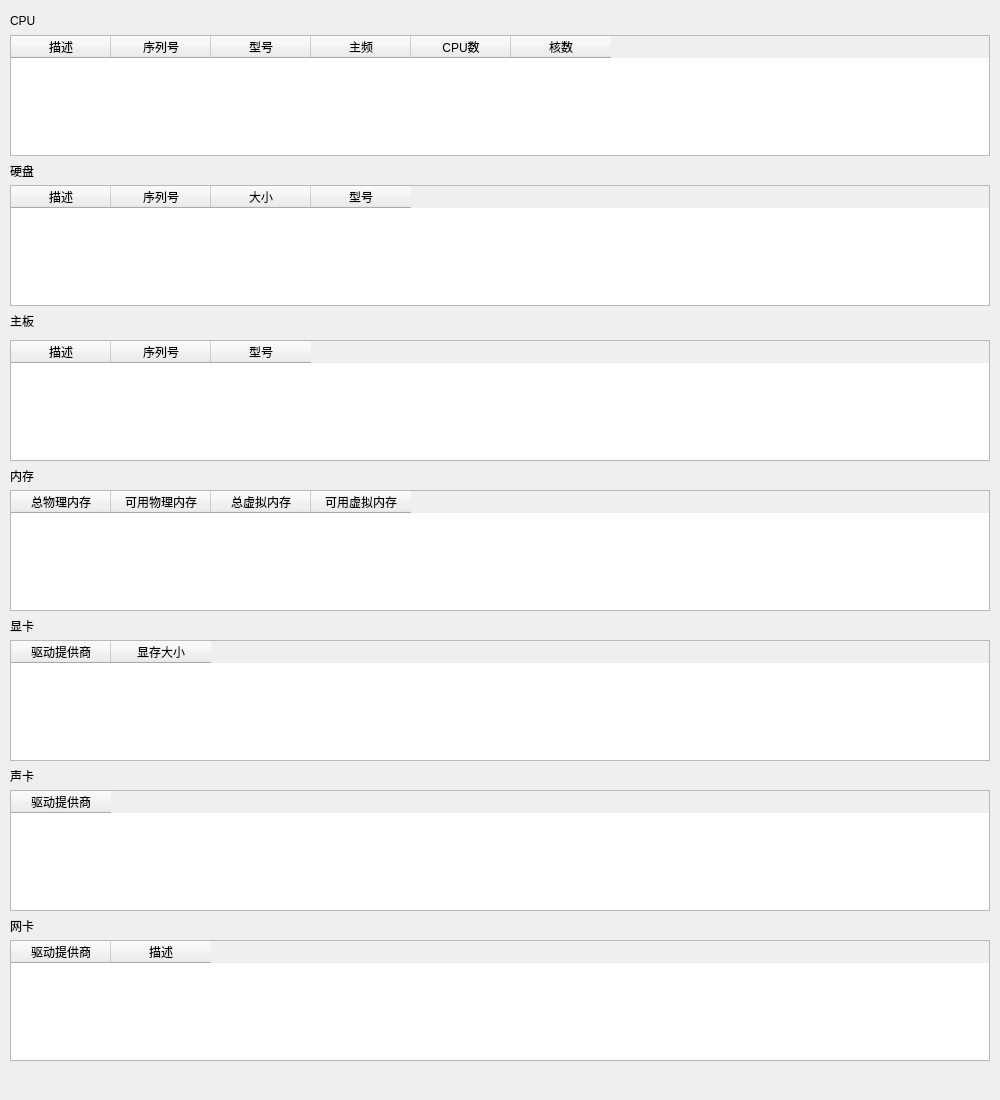
        <widget class="QWidget" name="scrollAreaWidgetContents">
         <property name="enabled">
          <bool>true</bool>
         </property>
         <property name="geometry">
          <rect>
           <x>0</x>
           <y>0</y>
           <width>1000</width>
           <height>1100</height>
          </rect>
         </property>
         <property name="minimumSize">
          <size>
           <width>1000</width>
           <height>1100</height>
          </size>
         </property>
         <widget class="QLabel" name="label">
          <property name="geometry">
           <rect>
            <x>10</x>
            <y>10</y>
            <width>61</width>
            <height>21</height>
           </rect>
          </property>
          <property name="styleSheet">
           <string notr="true">color: rgb(0, 0, 0);
font: 12pt &quot;微软雅黑&quot;;</string>
          </property>
          <property name="text">
           <string>CPU</string>
          </property>
         </widget>
         <widget class="QTableWidget" name="yingjianTableWidget_1">
          <property name="geometry">
           <rect>
            <x>10</x>
            <y>35</y>
            <width>980</width>
            <height>121</height>
           </rect>
          </property>
          <column>
           <property name="text">
            <string>描述</string>
           </property>
          </column>
          <column>
           <property name="text">
            <string>序列号</string>
           </property>
          </column>
          <column>
           <property name="text">
            <string>型号</string>
           </property>
          </column>
          <column>
           <property name="text">
            <string>主频</string>
           </property>
          </column>
          <column>
           <property name="text">
            <string>CPU数</string>
           </property>
          </column>
          <column>
           <property name="text">
            <string>核数</string>
           </property>
          </column>
         </widget>
         <widget class="QLabel" name="label_21">
          <property name="geometry">
           <rect>
            <x>10</x>
            <y>160</y>
            <width>61</width>
            <height>21</height>
           </rect>
          </property>
          <property name="styleSheet">
           <string notr="true">color: rgb(0, 0, 0);
font: 12pt &quot;微软雅黑&quot;;</string>
          </property>
          <property name="text">
           <string>硬盘</string>
          </property>
         </widget>
         <widget class="QTableWidget" name="yingjianTableWidget_2">
          <property name="geometry">
           <rect>
            <x>10</x>
            <y>185</y>
            <width>980</width>
            <height>121</height>
           </rect>
          </property>
          <column>
           <property name="text">
            <string>描述</string>
           </property>
          </column>
          <column>
           <property name="text">
            <string>序列号</string>
           </property>
          </column>
          <column>
           <property name="text">
            <string>大小</string>
           </property>
          </column>
          <column>
           <property name="text">
            <string>型号</string>
           </property>
          </column>
         </widget>
         <widget class="QLabel" name="label_32">
          <property name="geometry">
           <rect>
            <x>10</x>
            <y>310</y>
            <width>61</width>
            <height>21</height>
           </rect>
          </property>
          <property name="styleSheet">
           <string notr="true">color: rgb(0, 0, 0);
font: 12pt &quot;微软雅黑&quot;;</string>
          </property>
          <property name="text">
           <string>主板</string>
          </property>
         </widget>
         <widget class="QTableWidget" name="yingjianTableWidget_3">
          <property name="geometry">
           <rect>
            <x>10</x>
            <y>340</y>
            <width>980</width>
            <height>121</height>
           </rect>
          </property>
          <column>
           <property name="text">
            <string>描述</string>
           </property>
          </column>
          <column>
           <property name="text">
            <string>序列号</string>
           </property>
          </column>
          <column>
           <property name="text">
            <string>型号</string>
           </property>
          </column>
         </widget>
         <widget class="QLabel" name="label_43">
          <property name="geometry">
           <rect>
            <x>10</x>
            <y>465</y>
            <width>61</width>
            <height>21</height>
           </rect>
          </property>
          <property name="styleSheet">
           <string notr="true">color: rgb(0, 0, 0);
font: 12pt &quot;微软雅黑&quot;;</string>
          </property>
          <property name="text">
           <string>内存</string>
          </property>
         </widget>
         <widget class="QTableWidget" name="yingjianTableWidget_4">
          <property name="geometry">
           <rect>
            <x>10</x>
            <y>490</y>
            <width>980</width>
            <height>121</height>
           </rect>
          </property>
          <column>
           <property name="text">
            <string>总物理内存</string>
           </property>
          </column>
          <column>
           <property name="text">
            <string>可用物理内存</string>
           </property>
          </column>
          <column>
           <property name="text">
            <string>总虚拟内存</string>
           </property>
          </column>
          <column>
           <property name="text">
            <string>可用虚拟内存</string>
           </property>
          </column>
         </widget>
         <widget class="QLabel" name="label_44">
          <property name="geometry">
           <rect>
            <x>10</x>
            <y>615</y>
            <width>61</width>
            <height>21</height>
           </rect>
          </property>
          <property name="styleSheet">
           <string notr="true">color: rgb(0, 0, 0);
font: 12pt &quot;微软雅黑&quot;;</string>
          </property>
          <property name="text">
           <string>显卡</string>
          </property>
         </widget>
         <widget class="QTableWidget" name="yingjianTableWidget_5">
          <property name="geometry">
           <rect>
            <x>10</x>
            <y>640</y>
            <width>980</width>
            <height>121</height>
           </rect>
          </property>
          <column>
           <property name="text">
            <string>驱动提供商</string>
           </property>
          </column>
          <column>
           <property name="text">
            <string>显存大小</string>
           </property>
          </column>
         </widget>
         <widget class="QLabel" name="label_45">
          <property name="geometry">
           <rect>
            <x>10</x>
            <y>765</y>
            <width>61</width>
            <height>21</height>
           </rect>
          </property>
          <property name="styleSheet">
           <string notr="true">color: rgb(0, 0, 0);
font: 12pt &quot;微软雅黑&quot;;</string>
          </property>
          <property name="text">
           <string>声卡</string>
          </property>
         </widget>
         <widget class="QTableWidget" name="yingjianTableWidget_6">
          <property name="geometry">
           <rect>
            <x>10</x>
            <y>790</y>
            <width>980</width>
            <height>121</height>
           </rect>
          </property>
          <column>
           <property name="text">
            <string>驱动提供商</string>
           </property>
          </column>
         </widget>
         <widget class="QLabel" name="label_46">
          <property name="geometry">
           <rect>
            <x>10</x>
            <y>915</y>
            <width>61</width>
            <height>21</height>
           </rect>
          </property>
          <property name="styleSheet">
           <string notr="true">color: rgb(0, 0, 0);
font: 12pt &quot;微软雅黑&quot;;</string>
          </property>
          <property name="text">
           <string>网卡</string>
          </property>
         </widget>
         <widget class="QTableWidget" name="yingjianTableWidget_7">
          <property name="geometry">
           <rect>
            <x>10</x>
            <y>940</y>
            <width>980</width>
            <height>121</height>
           </rect>
          </property>
          <column>
           <property name="text">
            <string>驱动提供商</string>
           </property>
          </column>
          <column>
           <property name="text">
            <string>描述</string>
           </property>
          </column>
         </widget>
        </widget>
